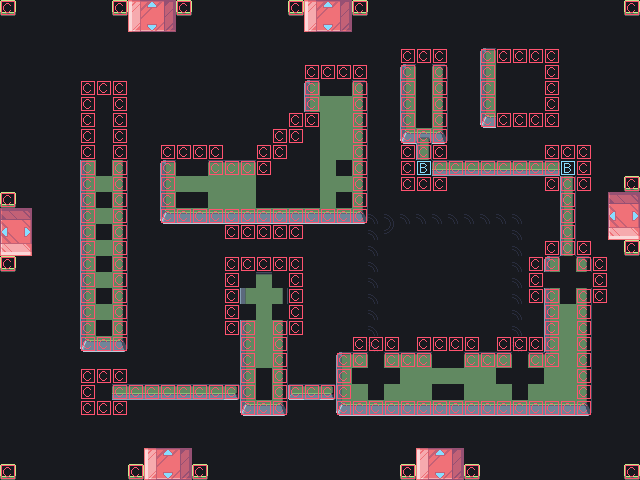

Tiled map render using the project's own tile images. Description and the map definition, with tile-layer contents summarised, below:
An orthogonal 40x30 tile map with 16x16 px tiles, 4 tile layers (base, above1, above2, collide), 2 tilesets.

<map version="1.5" tiledversion="1.5.0" orientation="orthogonal" renderorder="right-down" width="40" height="30" tilewidth="16" tileheight="16" infinite="0" nextlayerid="5" nextobjectid="1">
 <editorsettings>
  <export target="level1.json" format="json" />
 </editorsettings>
 <tileset firstgid="1" source="level2_tiles.tsx" />
 <tileset firstgid="257" source="level3_tiles.tsx" />
 <layer id="1" name="base" width="40" height="30">
  <data>[1200 cells, 1200 non-empty, 83 distinct tile ids]</data>
 </layer>
 <layer id="2" name="above1" width="40" height="30">
  <data>[1200 cells, 58 non-empty, 8 distinct tile ids]</data>
 </layer>
 <layer id="3" name="above2" width="40" height="30">
  <data>[1200 cells, 111 non-empty, 37 distinct tile ids]</data>
 </layer>
 <layer id="4" name="collide" width="40" height="30">
  <data>[1200 cells, 306 non-empty, 4 distinct tile ids]</data>
 </layer>
</map>